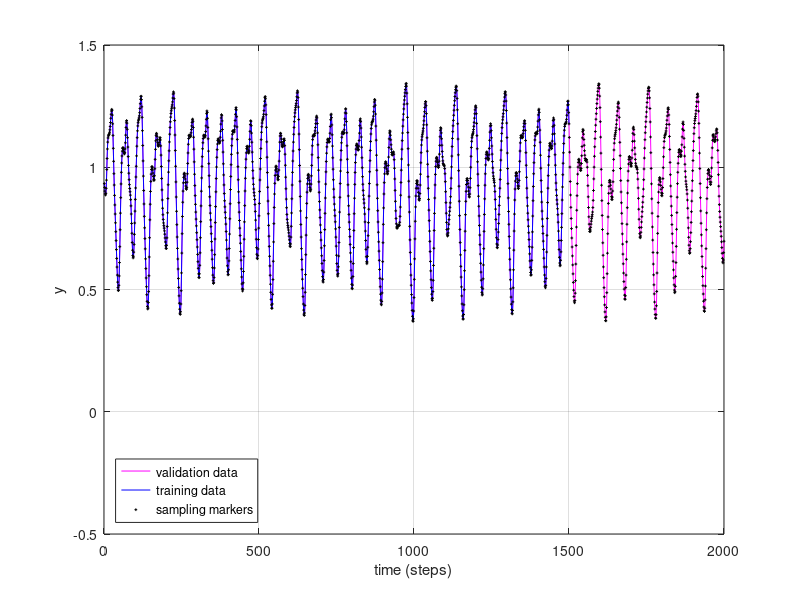

MATLAB code for this plot: (Note: this script raises an error after producing the figure.)
close all, clear all, clc, format compact
% data settings
N = 2000; % number of samples
Nu = 1500; % number of learning samples
% Mackay-Glass time series
b = 0.1;
c = 0.2;
tau = 17;
% initialization
y = [0.9697 0.9699 0.9794 1.0003 1.0319 1.0703 1.1076 1.1352 1.1485 ...
 1.1482 1.1383 1.1234 1.1072 1.0928 1.0820 1.0756 1.0739 1.0759]';
% generate Mackay-Glass time series
for n=18:N+99
 y(n+1) = y(n) - b*y(n) + c*y(n-tau)/(1+y(n-tau).^10);
end
% remove initial values
y(1:100) = [];
% plot training and validation data
plot(y,'m-')
grid on, hold on
plot(y(1:Nu),'b')
plot(y,'+k','markersize',2)
legend('validation data','training data','sampling markers','location','southwest')
xlabel('time (steps)')
ylabel('y')
ylim([-.5 1.5])
set(gcf,'position',[1 60 800 400])
% prepare training data
yt = con2seq(y(1:Nu)');
% prepare validation data
yv = con2seq(y(Nu+1:end)');
